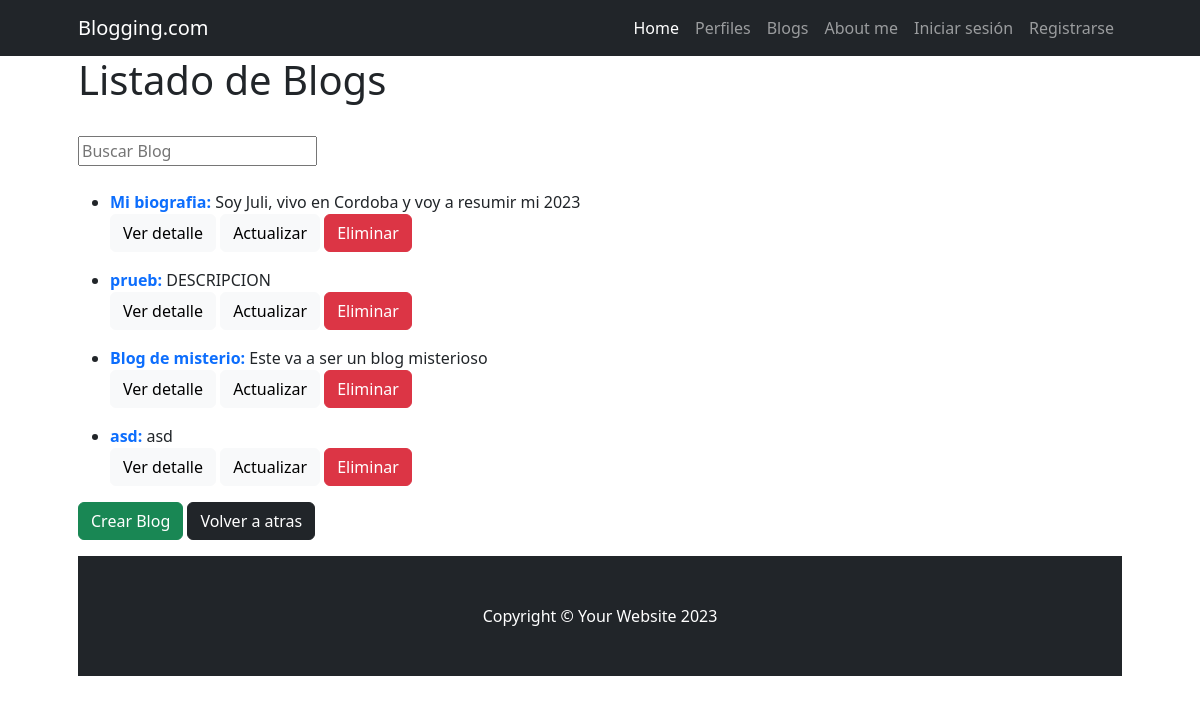
Page /blog/blog/list/ on the earlier database version.
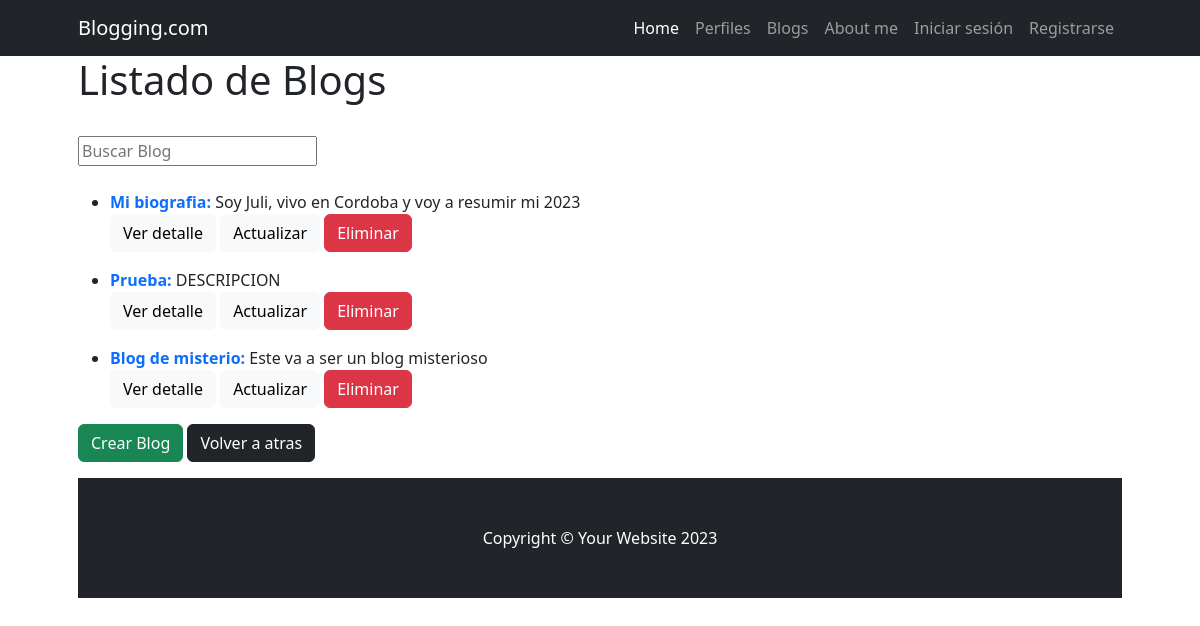
Same page on the later database version.
### Blog/models.py (models this page shows, shortened)
class Blog(models.Model):
    categoria = models.ForeignKey(BlogCategoria, on_delete=models.SET_NULL, null=True, blank=True, verbose_name="categoría")
    titulo = models.CharField(max_length=100)
    descripcion_corta = models.CharField(max_length=200, null=True, blank=True, verbose_name="descripción corta")
    contenido = models.CharField(max_length=10000)
    usuario_origen_id = models.ForeignKey(Perfil, on_delete=models.SET_NULL, null=True, blank=True, verbose_name="usuario")
    fecha_actualizacion = models.DateField(default=timezone.now, editable=False, verbose_name="fecha de actualización")
    class Meta:
        verbose_name = "blog"
        verbose_name_plural = "blogs"

### Blog/views.py (the view)
# urls.py: path("blog/list/", views.BlogList.as_view(), name="blog_list"),
class BlogList(ListView):
    model = models.Blog
    def get_queryset(self):
        if self.request.GET.get("buscar"):
            consulta = self.request.GET.get("buscar")
            object_list = models.Blog.objects.filter(titulo__icontains=consulta)
        else:
            object_list = models.Blog.objects.all()
        return object_list

### Blog/templates/blog/blog_list.html
{% extends 'Blog/base.html' %}
{% block title %}
    <h1>Listado de Blogs</h1>
{% endblock title %}
{% block blog %}
    <div class="py-4 ">
        <form action="" method="get">
            <input type="text" name="buscar" placeholder="Buscar Blog">
        </form>
    </div>
    {% for blog in object_list %}
        <ul>
            <li> <strong class ="text-primary">{{ blog.titulo}}:</strong> {{blog.descripcion_corta}}</li>
                <a href="{% url 'blog:blog_detail' blog.id %}"class="btn btn-light">Ver detalle</a>
                <a href="{% url 'blog:blog_update' blog.id %}"class="btn btn-light">Actualizar</a>
                <a href="{% url 'blog:blog_delete' blog.id %}"class="btn btn-danger ">Eliminar</a>
        </ul>
    {% endfor %}
    <a href="{% url 'blog:blog_create' %}" class="btn btn-success ">Crear Blog</a>
    <a href="{% url 'blog:index' %}" class="btn btn-dark">Volver a atras</a>
{% endblock blog %}

Differences in the rows shown:
removed Blog: titulo "asd", descripcion_corta "asd"
changed Blog "DESCRIPCION": titulo "prueb" → "Prueba"
